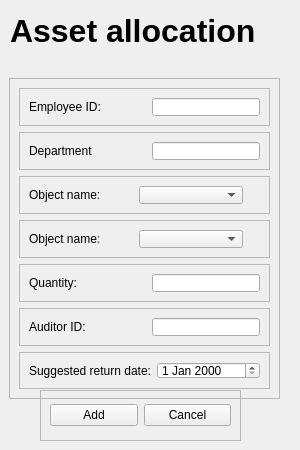
<?xml version="1.0" encoding="UTF-8"?>
<ui version="4.0">
 <class>MainWindow</class>
 <widget class="QMainWindow" name="MainWindow">
  <property name="geometry">
   <rect>
    <x>0</x>
    <y>0</y>
    <width>300</width>
    <height>450</height>
   </rect>
  </property>
  <property name="minimumSize">
   <size>
    <width>300</width>
    <height>450</height>
   </size>
  </property>
  <property name="maximumSize">
   <size>
    <width>300</width>
    <height>450</height>
   </size>
  </property>
  <property name="windowTitle">
   <string>MainWindow</string>
  </property>
  <widget class="QWidget" name="centralwidget">
   <widget class="QLabel" name="AddAsset_Title_3">
    <property name="geometry">
     <rect>
      <x>10</x>
      <y>0</y>
      <width>261</width>
      <height>61</height>
     </rect>
    </property>
    <property name="font">
     <font>
      <pointsize>24</pointsize>
      <weight>75</weight>
      <bold>true</bold>
     </font>
    </property>
    <property name="text">
     <string>Asset allocation</string>
    </property>
   </widget>
   <widget class="QFrame" name="frame_2">
    <property name="geometry">
     <rect>
      <x>9</x>
      <y>78</y>
      <width>271</width>
      <height>321</height>
     </rect>
    </property>
    <property name="frameShape">
     <enum>QFrame::StyledPanel</enum>
    </property>
    <property name="frameShadow">
     <enum>QFrame::Raised</enum>
    </property>
    <layout class="QGridLayout" name="gridLayout">
     <item row="4" column="0">
      <widget class="QFrame" name="frame_5">
       <property name="frameShape">
        <enum>QFrame::StyledPanel</enum>
       </property>
       <property name="frameShadow">
        <enum>QFrame::Raised</enum>
       </property>
       <layout class="QHBoxLayout" name="horizontalLayout_4">
        <item>
         <widget class="QLabel" name="TitleOfQuantity_AddAsset_3">
          <property name="text">
           <string>Quantity:</string>
          </property>
         </widget>
        </item>
        <item>
         <spacer name="horizontalSpacer_3">
          <property name="orientation">
           <enum>Qt::Horizontal</enum>
          </property>
          <property name="sizeHint" stdset="0">
           <size>
            <width>38</width>
            <height>20</height>
           </size>
          </property>
         </spacer>
        </item>
        <item>
         <widget class="QLineEdit" name="Quantity_input_AddAsset_3"/>
        </item>
       </layout>
      </widget>
     </item>
     <item row="2" column="0">
      <widget class="QFrame" name="frame_3">
       <property name="frameShape">
        <enum>QFrame::StyledPanel</enum>
       </property>
       <property name="frameShadow">
        <enum>QFrame::Raised</enum>
       </property>
       <layout class="QHBoxLayout" name="horizontalLayout_2">
        <item>
         <widget class="QLabel" name="TitleOf_ObjectName_AddAsset_3">
          <property name="text">
           <string>Object name:</string>
          </property>
         </widget>
        </item>
        <item>
         <widget class="QComboBox" name="ObjectName_Enum"/>
        </item>
        <item>
         <spacer name="horizontalSpacer_2">
          <property name="orientation">
           <enum>Qt::Horizontal</enum>
          </property>
          <property name="sizeType">
           <enum>QSizePolicy::Fixed</enum>
          </property>
          <property name="sizeHint" stdset="0">
           <size>
            <width>17</width>
            <height>20</height>
           </size>
          </property>
         </spacer>
        </item>
       </layout>
      </widget>
     </item>
     <item row="1" column="0">
      <widget class="QFrame" name="frame_7">
       <property name="frameShape">
        <enum>QFrame::StyledPanel</enum>
       </property>
       <property name="frameShadow">
        <enum>QFrame::Raised</enum>
       </property>
       <layout class="QHBoxLayout" name="horizontalLayout_6">
        <item>
         <widget class="QLabel" name="TitleOfEmployeeID_AddAsset_4">
          <property name="text">
           <string>Department</string>
          </property>
         </widget>
        </item>
        <item>
         <spacer name="horizontalSpacer_5">
          <property name="orientation">
           <enum>Qt::Horizontal</enum>
          </property>
          <property name="sizeType">
           <enum>QSizePolicy::Expanding</enum>
          </property>
          <property name="sizeHint" stdset="0">
           <size>
            <width>17</width>
            <height>20</height>
           </size>
          </property>
         </spacer>
        </item>
        <item>
         <widget class="QLineEdit" name="Department__input_AddAsset_7"/>
        </item>
       </layout>
      </widget>
     </item>
     <item row="6" column="0">
      <widget class="QFrame" name="frame_4">
       <property name="frameShape">
        <enum>QFrame::StyledPanel</enum>
       </property>
       <property name="frameShadow">
        <enum>QFrame::Raised</enum>
       </property>
       <layout class="QHBoxLayout" name="horizontalLayout_5">
        <item>
         <widget class="QLabel" name="SuggestedReturnDate_Title_AddAsset_3">
          <property name="text">
           <string>Suggested return date:</string>
          </property>
         </widget>
        </item>
        <item>
         <widget class="QDateEdit" name="SuggestedReturnDate_Input_AddAsset_3"/>
        </item>
       </layout>
      </widget>
     </item>
     <item row="5" column="0">
      <widget class="QFrame" name="frame_6">
       <property name="frameShape">
        <enum>QFrame::StyledPanel</enum>
       </property>
       <property name="frameShadow">
        <enum>QFrame::Raised</enum>
       </property>
       <layout class="QHBoxLayout" name="horizontalLayout_3">
        <item>
         <widget class="QLabel" name="TitleOfAuditorID_AddAsset_3">
          <property name="text">
           <string>Auditor ID:</string>
          </property>
         </widget>
        </item>
        <item>
         <spacer name="horizontalSpacer_4">
          <property name="orientation">
           <enum>Qt::Horizontal</enum>
          </property>
          <property name="sizeHint" stdset="0">
           <size>
            <width>38</width>
            <height>20</height>
           </size>
          </property>
         </spacer>
        </item>
        <item>
         <widget class="QLineEdit" name="AuditorID_Input_AddAssest_3"/>
        </item>
       </layout>
      </widget>
     </item>
     <item row="0" column="0">
      <widget class="QFrame" name="frame">
       <property name="frameShape">
        <enum>QFrame::StyledPanel</enum>
       </property>
       <property name="frameShadow">
        <enum>QFrame::Raised</enum>
       </property>
       <layout class="QHBoxLayout" name="horizontalLayout">
        <item>
         <widget class="QLabel" name="TitleOfEmployeeID_AddAsset_3">
          <property name="text">
           <string>Employee ID:</string>
          </property>
         </widget>
        </item>
        <item>
         <spacer name="horizontalSpacer">
          <property name="orientation">
           <enum>Qt::Horizontal</enum>
          </property>
          <property name="sizeHint" stdset="0">
           <size>
            <width>38</width>
            <height>20</height>
           </size>
          </property>
         </spacer>
        </item>
        <item>
         <widget class="QLineEdit" name="EmployeeID_input_AddAsset_3"/>
        </item>
       </layout>
      </widget>
     </item>
     <item row="3" column="0">
      <widget class="QFrame" name="frame_8">
       <property name="frameShape">
        <enum>QFrame::StyledPanel</enum>
       </property>
       <property name="frameShadow">
        <enum>QFrame::Raised</enum>
       </property>
       <layout class="QHBoxLayout" name="horizontalLayout_7">
        <item>
         <widget class="QLabel" name="TitleOf_GivenStatus_AddAsset_4">
          <property name="text">
           <string>Object name:</string>
          </property>
         </widget>
        </item>
        <item>
         <widget class="QComboBox" name="GivenStatus_Enum_2"/>
        </item>
        <item>
         <spacer name="horizontalSpacer_6">
          <property name="orientation">
           <enum>Qt::Horizontal</enum>
          </property>
          <property name="sizeType">
           <enum>QSizePolicy::Fixed</enum>
          </property>
          <property name="sizeHint" stdset="0">
           <size>
            <width>17</width>
            <height>20</height>
           </size>
          </property>
         </spacer>
        </item>
       </layout>
      </widget>
     </item>
    </layout>
   </widget>
   <widget class="QFrame" name="PushButtons_AddAsset_Frame_3">
    <property name="geometry">
     <rect>
      <x>40</x>
      <y>390</y>
      <width>201</width>
      <height>51</height>
     </rect>
    </property>
    <property name="frameShape">
     <enum>QFrame::StyledPanel</enum>
    </property>
    <property name="frameShadow">
     <enum>QFrame::Raised</enum>
    </property>
    <layout class="QHBoxLayout" name="horizontalLayout_43">
     <item>
      <widget class="QPushButton" name="Save_AddAsset_Button_3">
       <property name="text">
        <string>Add</string>
       </property>
      </widget>
     </item>
     <item>
      <widget class="QPushButton" name="Cancel_AddAsset_Button_3">
       <property name="text">
        <string>Cancel</string>
       </property>
      </widget>
     </item>
    </layout>
   </widget>
  </widget>
 </widget>
 <resources/>
 <connections/>
</ui>
